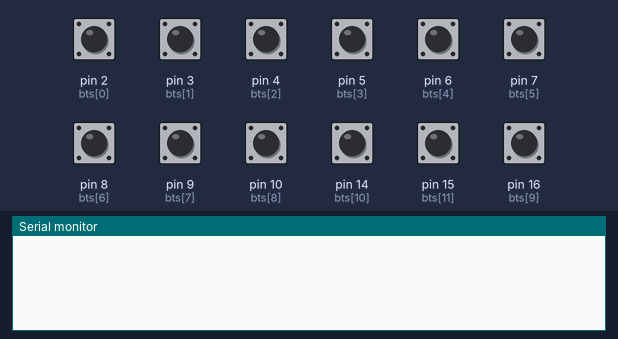
Bench run of a sketch on a simulated Arduino Uno, built with avr-gcc and run on an emulated ATmega328P. On the bench: the last lines printed to the serial monitor. Inputs (shaded band) come from the test bench; at power-on: pin 2 (bts[0]), pin 3 (bts[1]), pin 4 (bts[2]), pin 5 (bts[3]), pin 6 (bts[4]), pin 7 (bts[5]), pin 8 (bts[6]), pin 9 (bts[7]), pin 10 (bts[8]), pin 14 (bts[10]), pin 15 (bts[11]), pin 16 (bts[9]) HIGH.

Above: at 1.2 s.
1.3 s: pin 2 (bts[0]) pulled LOW for 0.15 s
At 2.3 s:
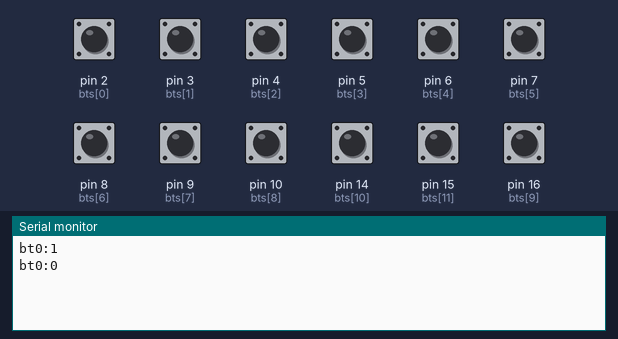
2.9 s: pin 3 (bts[1]) pulled LOW for 0.15 s
At 3.4 s:
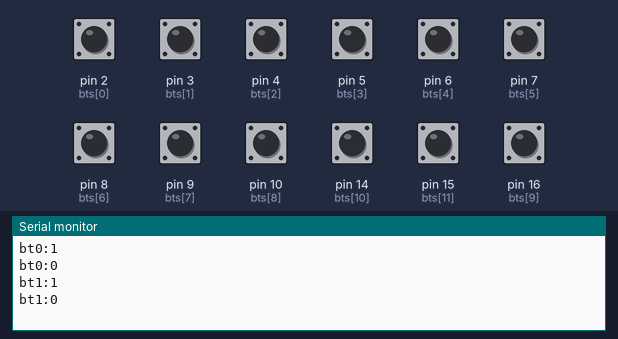
4.5 s: pin 4 (bts[2]) pulled LOW for 0.15 s
At 5.8 s:
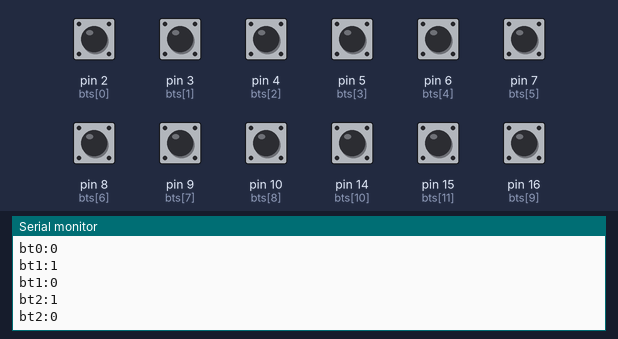
6.1 s: pin 5 (bts[3]) pulled LOW for 0.15 s
At 7.2 s:
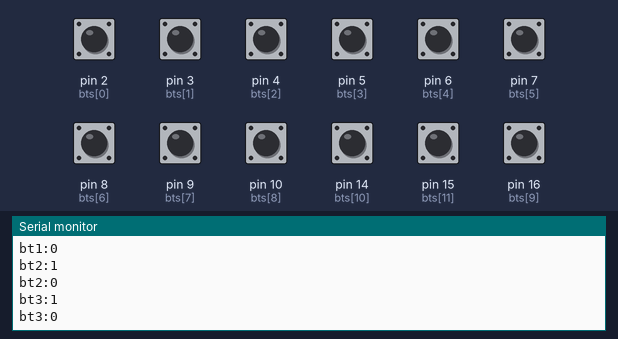
7.7 s: pin 6 (bts[4]) pulled LOW for 0.15 s
At 8.5 s:
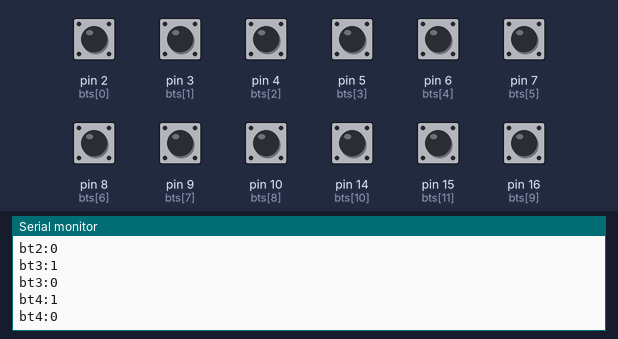
9.3 s: pin 7 (bts[5]) pulled LOW for 0.15 s
At 10.7 s:
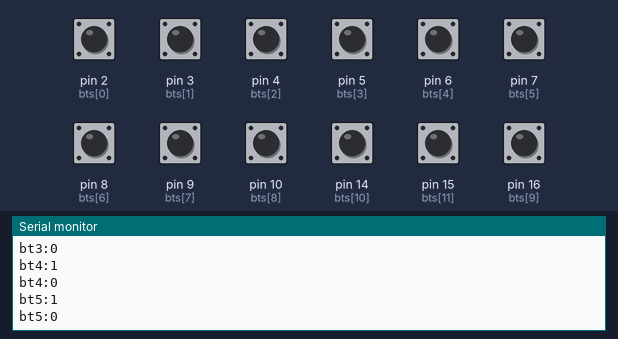
Timing chart, 0 to 11.9 s (numbered marks = the images above; inputs shaded):
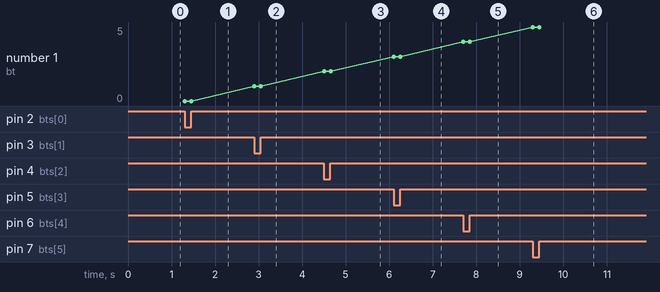

The sketch:

digitalbuttons_promicro16.ino
```cpp
//Buttons
int numbts = 12;
int bts[] = {2, 3, 4, 5, 6, 7, 8, 9, 10, 16, 14, 15};
boolean bgates[12];

void setup() {
  Serial.begin(9600);
  for (int i = 0; i < numbts; i++) pinMode(bts[i], INPUT_PULLUP);
  for (int i = 0; i < numbts; i++) bgates[i] = false;
}

void loop() {
  //buttons
  for (int i = 0; i < numbts; i++) {
    if (!bgates[i]) {
      if (digitalRead(bts[i]) == LOW) {
        bgates[i] = true;
        Serial.print("bt" + String(i) + ":");
        Serial.println(1, DEC);
      }
    }
    if (bgates[i]) {
      if (digitalRead(bts[i]) == HIGH) {
        bgates[i] = false;
        Serial.print("bt" + String(i) + ":");
        Serial.println(0, DEC);
      }
    }
  }
  delay(5);
}
```

Measured:
- after the input at 1.3 s, the serial monitor: prints a new line at once (image 1)
- after the input at 2.9 s, the serial monitor: prints a new line at once (image 2)
- after the input at 4.5 s, the serial monitor: prints a new line at once (image 3)
- after the input at 6.1 s, the serial monitor: prints a new line at once (image 4)
- after the input at 7.7 s, the serial monitor: prints a new line at once (image 5)
- after the input at 9.3 s, the serial monitor: prints a new line at once (image 6)
- plotted number 1: 1 → 2 after the input at 4.5 s, 2 → 3 after the input at 6.1 s, 3 → 4 after the input at 7.7 s, 4 → 5 after the input at 9.3 s
